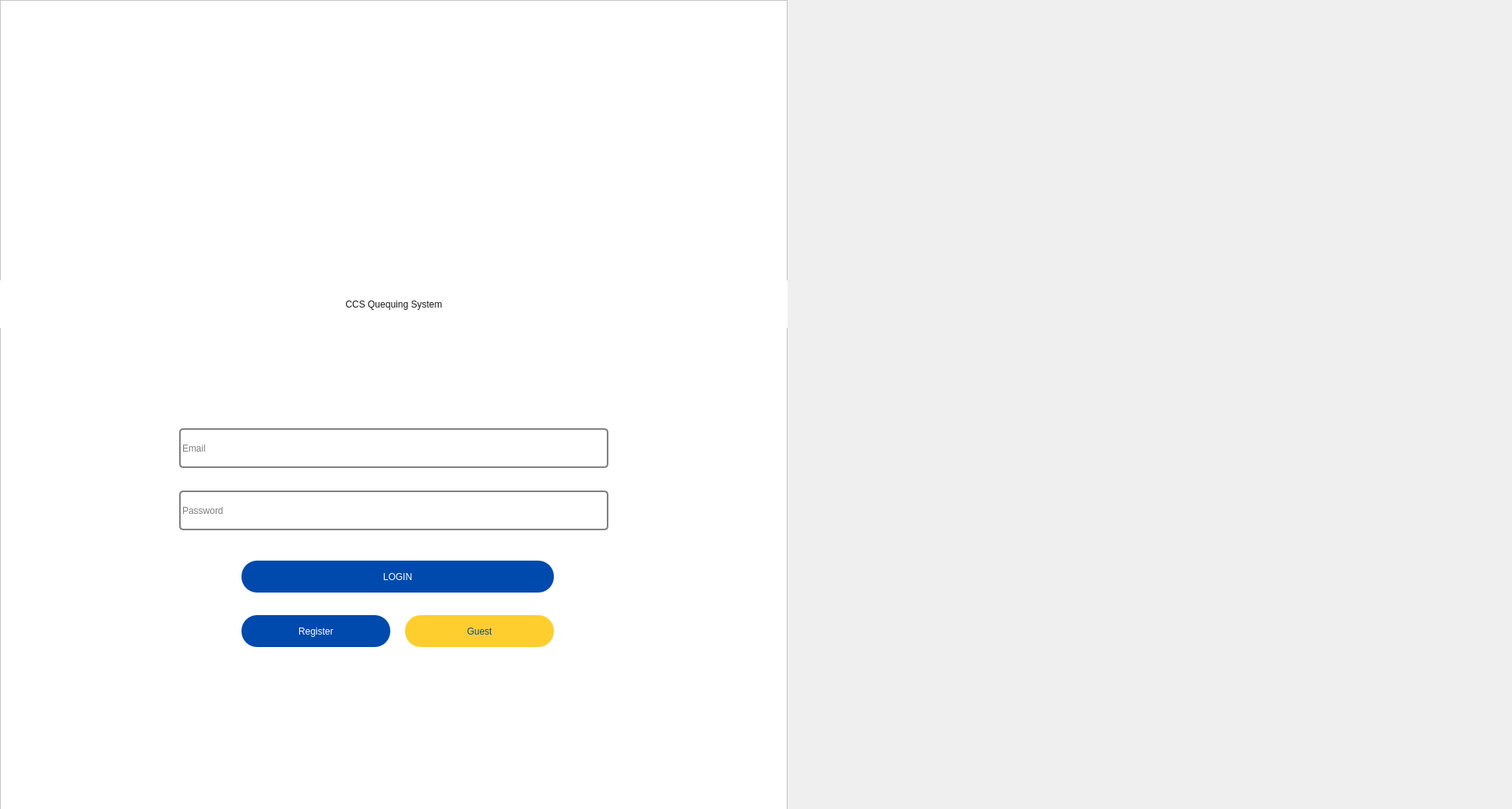
<?xml version="1.0" encoding="UTF-8"?>
<ui version="4.0">
 <class>loginFrame</class>
 <widget class="QDialog" name="loginFrame">
  <property name="geometry">
   <rect>
    <x>0</x>
    <y>0</y>
    <width>1941</width>
    <height>1039</height>
   </rect>
  </property>
  <property name="windowTitle">
   <string>Dialog</string>
  </property>
  <property name="styleSheet">
   <string notr="true"/>
  </property>
  <widget class="QLabel" name="label">
   <property name="geometry">
    <rect>
     <x>0</x>
     <y>0</y>
     <width>1941</width>
     <height>1041</height>
    </rect>
   </property>
   <property name="styleSheet">
    <string notr="true"/>
   </property>
   <property name="text">
    <string/>
   </property>
   <property name="pixmap">
    <pixmap>login and create.png</pixmap>
   </property>
  </widget>
  <widget class="QFrame" name="rightFrame">
   <property name="geometry">
    <rect>
     <x>0</x>
     <y>0</y>
     <width>1011</width>
     <height>1041</height>
    </rect>
   </property>
   <property name="styleSheet">
    <string notr="true">QFrame{
background-color: rgb(255, 255, 255);

}


</string>
   </property>
   <property name="frameShape">
    <enum>QFrame::StyledPanel</enum>
   </property>
   <property name="frameShadow">
    <enum>QFrame::Raised</enum>
   </property>
   <widget class="QLabel" name="welcomeLabel">
    <property name="geometry">
     <rect>
      <x>0</x>
      <y>360</y>
      <width>1011</width>
      <height>61</height>
     </rect>
    </property>
    <property name="styleSheet">
     <string notr="true">QLabel{
font: 46pt &quot;Bebas&quot;;
	color: rgb(25, 25, 26);
}
</string>
    </property>
    <property name="text">
     <string>CCS Quequing System</string>
    </property>
    <property name="alignment">
     <set>Qt::AlignCenter</set>
    </property>
   </widget>
   <widget class="QLineEdit" name="inputPassword1">
    <property name="geometry">
     <rect>
      <x>230</x>
      <y>630</y>
      <width>551</width>
      <height>51</height>
     </rect>
    </property>
    <property name="styleSheet">
     <string notr="true">border: 2px solid gray;
font: 14pt &quot;Montserrat&quot;;
border-radius: 5px;</string>
    </property>
    <property name="placeholderText">
     <string>Password</string>
    </property>
   </widget>
   <widget class="QLineEdit" name="inputEmail1">
    <property name="geometry">
     <rect>
      <x>230</x>
      <y>550</y>
      <width>551</width>
      <height>51</height>
     </rect>
    </property>
    <property name="styleSheet">
     <string notr="true">border: 2px solid gray;
font: 14pt &quot;Montserrat&quot;;
border-radius: 5px;</string>
    </property>
    <property name="placeholderText">
     <string>Email</string>
    </property>
   </widget>
   <widget class="QPushButton" name="btnLogin">
    <property name="geometry">
     <rect>
      <x>310</x>
      <y>720</y>
      <width>401</width>
      <height>41</height>
     </rect>
    </property>
    <property name="cursor">
     <cursorShape>PointingHandCursor</cursorShape>
    </property>
    <property name="styleSheet">
     <string notr="true">QPushButton{
	background-color: rgb(0, 74, 173);
	color: rgb(255, 255, 255);
font: 14pt &quot;Montserrat&quot;;
border-radius: 20px;
}

</string>
    </property>
    <property name="text">
     <string>LOGIN</string>
    </property>
   </widget>
   <widget class="QPushButton" name="btnGuest">
    <property name="geometry">
     <rect>
      <x>520</x>
      <y>790</y>
      <width>191</width>
      <height>41</height>
     </rect>
    </property>
    <property name="cursor">
     <cursorShape>PointingHandCursor</cursorShape>
    </property>
    <property name="styleSheet">
     <string notr="true">QPushButton{
	background-color: rgb(254, 206, 47);
	color: rgb(0, 74, 173);
font: 14pt &quot;Montserrat&quot;;
border-radius: 20px;
}
</string>
    </property>
    <property name="text">
     <string>Guest</string>
    </property>
   </widget>
   <widget class="QPushButton" name="btnRegister1">
    <property name="geometry">
     <rect>
      <x>310</x>
      <y>790</y>
      <width>191</width>
      <height>41</height>
     </rect>
    </property>
    <property name="cursor">
     <cursorShape>PointingHandCursor</cursorShape>
    </property>
    <property name="styleSheet">
     <string notr="true">QPushButton{
background-color: rgb(0, 74, 173);
color: rgb(255, 255, 255);
font: 14pt &quot;Montserrat&quot;;
border-radius: 20px;
}
</string>
    </property>
    <property name="text">
     <string>Register</string>
    </property>
   </widget>
   <widget class="QLabel" name="label_2">
    <property name="geometry">
     <rect>
      <x>190</x>
      <y>50</y>
      <width>711</width>
      <height>331</height>
     </rect>
    </property>
    <property name="text">
     <string/>
    </property>
    <property name="pixmap">
     <pixmap>logoQueuing.png</pixmap>
    </property>
   </widget>
   <zorder>inputPassword1</zorder>
   <zorder>inputEmail1</zorder>
   <zorder>btnLogin</zorder>
   <zorder>btnGuest</zorder>
   <zorder>btnRegister1</zorder>
   <zorder>label_2</zorder>
   <zorder>welcomeLabel</zorder>
  </widget>
 </widget>
 <tabstops>
  <tabstop>inputEmail1</tabstop>
  <tabstop>inputPassword1</tabstop>
  <tabstop>btnLogin</tabstop>
  <tabstop>btnRegister1</tabstop>
  <tabstop>btnGuest</tabstop>
 </tabstops>
 <resources/>
 <connections/>
</ui>
